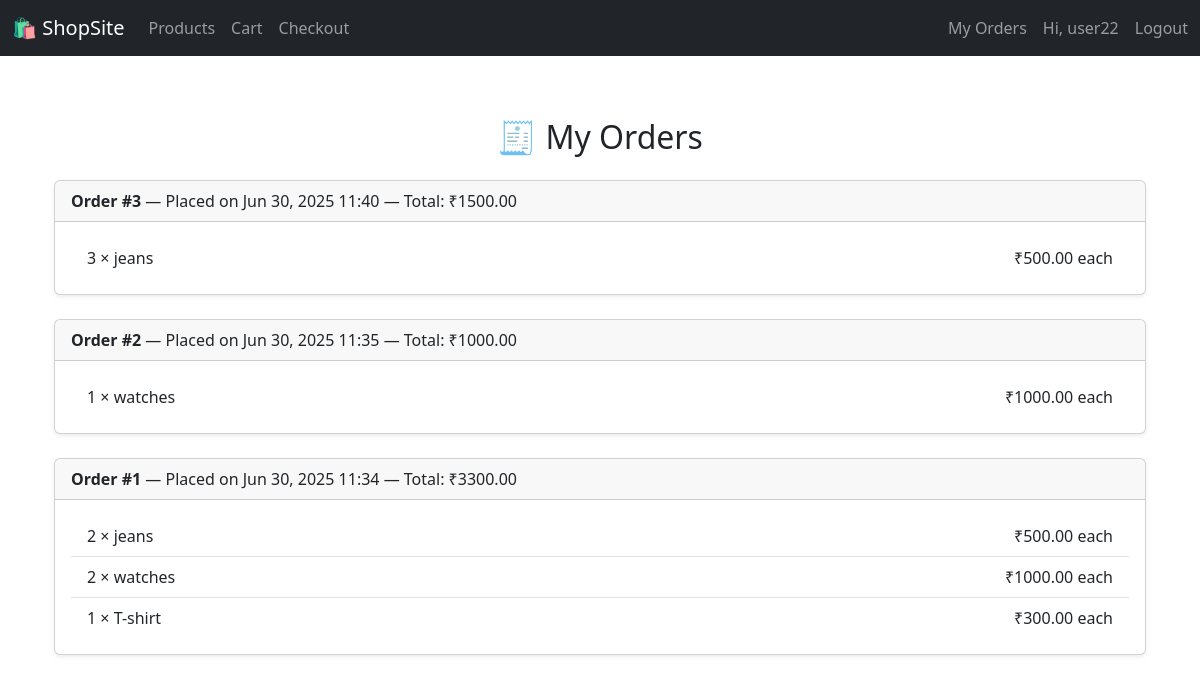
/my-orders/ (signed in), run on the app's committed database.
### store/models.py (models this page shows, shortened)
class Order(models.Model):
    user = models.ForeignKey(User, on_delete=models.CASCADE)
    created_at = models.DateTimeField(auto_now_add=True)
    total = models.DecimalField(max_digits=10, decimal_places=2)

class OrderItem(models.Model):
    order = models.ForeignKey(Order, on_delete=models.CASCADE, related_name='items')
    product = models.ForeignKey('Product', on_delete=models.CASCADE)
    quantity = models.PositiveIntegerField()
    price = models.DecimalField(max_digits=10, decimal_places=2)

class Product(models.Model):
    name = models.CharField(max_length=100)
    description = models.TextField()
    price = models.DecimalField(max_digits=10, decimal_places=2)
    image = models.ImageField(upload_to='product_images/', blank=True, null=True)  # ✅ Add this

### store/views.py (the view)
# urls.py: path('my-orders/', views.my_orders, name='my_orders'),
@login_required
def my_orders(request):
    orders = Order.objects.filter(user=request.user).order_by('-created_at')
    return render(request, 'store/my_orders.html', {'orders': orders})

### store/templates/store/my_orders.html (shortened to what this page needs)
{% extends 'store/base.html' %}
{% block content %}
<div class="container mt-5">
  <h2 class="text-center mb-4">🧾 My Orders</h2>
  {% if orders %}
    {% for order in orders %}
      <div class="card mb-4 shadow-sm">
        <div class="card-header">
          <strong>Order #{{ order.id }}</strong> — Placed on {{ order.created_at|date:"M d, Y H:i" }} — Total: ₹{{ order.total }}
        </div>
        <div class="card-body">
          <ul class="list-group list-group-flush">
            {% for item in order.items.all %}
              <li class="list-group-item d-flex justify-content-between">
                <div>
                  {{ item.quantity }} × {{ item.product.name }}
                </div>
                <div>
                  ₹{{ item.price|floatformat:2 }} each
                </div>
              </li>
            {% endfor %}
          </ul>
        </div>
      </div>
    {% endfor %}
  {% else %}
    <div class="alert alert-info text-center">
      You haven't placed any orders yet.
    </div>
  {% endif %}
</div>
{% endblock %}

### store/templates/store/base.html (shortened to what this page needs)
<!DOCTYPE html>
<html lang="en">
<head>
    <link href="https://cdn.jsdelivr.net/npm/bootstrap@5.3.0/dist/css/bootstrap.min.css" rel="stylesheet">
</head>
<body>
<nav class="navbar navbar-expand-lg navbar-dark bg-dark fixed-top">
  <div class="container-fluid">
    <a class="navbar-brand" href="{% url 'product_list' %}">🛍 ShopSite</a>
    <div class="collapse navbar-collapse justify-content-end" id="navbarNav">
      <ul class="navbar-nav me-auto">
        <li class="nav-item">
          <a class="nav-link" href="{% url 'product_list' %}">Products</a>
        </li>
        <li class="nav-item">
          <a class="nav-link" href="{% url 'view_cart' %}">Cart</a>
        </li>
        <li class="nav-item">
          <a class="nav-link" href="{% url 'checkout' %}">Checkout</a>
        </li>
      </ul>
<ul class="navbar-nav ms-auto">
  {% if user.is_authenticated %}
    <li class="nav-item">
      <a class="nav-link" href="{% url 'my_orders' %}">My Orders</a>
    </li>
    <li class="nav-item d-flex align-items-center">
      <span class="nav-link m-0">Hi, {{ user.username }}</span>
      <form method="post" action="{% url 'logout' %}" class="ms-2">
        <button type="submit" class="btn btn-link nav-link p-0 m-0" style="background: none; border: none;">
          Logout
        </button>
      </form>
    </li>
  {% endif %}
</ul>
    </div>
  </div>
</nav>
<div class="container">
    {% block content %}
    {% endblock %}
</div>
</body>
</html>

### store/templates/store/base.html (style rules this page uses)
body { padding-top: 70px; }

### data on the page
Order: id "3", created_at "Jun 30, 2025 11:40", total "1500.00"
OrderItem: quantity "3", product.name "jeans", price "500.00"
Order: id "2", created_at "Jun 30, 2025 11:35", total "1000.00"
OrderItem: quantity "1", product.name "watches", price "1000.00"
Order: id "1", created_at "Jun 30, 2025 11:34", total "3300.00"
OrderItem: quantity "2", product.name "jeans", price "500.00"
OrderItem: quantity "2", product.name "watches", price "1000.00"
OrderItem: quantity "1", product.name "T-shirt", price "300.00"

### other printed values
{{ user.username }} "user22"
